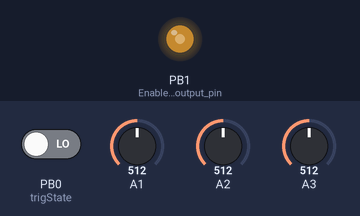
Bench run of a sketch on a simulated ATtiny85, built with avr-gcc and run on an emulated ATtiny85. Parts: output pins drawn as LEDs (lit = HIGH). The test bench sets the inputs (shaded band); at power-on: A1 = 512, A2 = 512, A3 = 512, PB0 (trigState) LOW.

Above: at 1.2 s.
1.3 s: A1 set to 716
4.3 s: A2 set to 530
7.3 s: A2 set to 557
At 8.1 s:
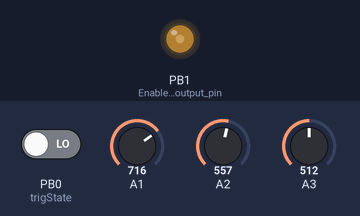
8.8 s: A3 set to 122
At 9.17 s:
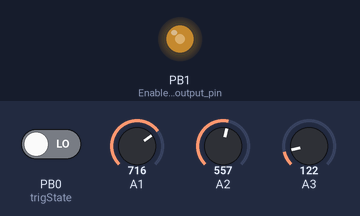
11.8 s: PB0 (trigState) driven HIGH
At 13.1 s:
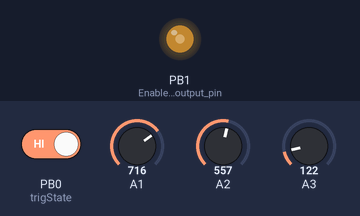
Timing chart, 0 to 14.3 s (numbered marks = the images above; inputs shaded):
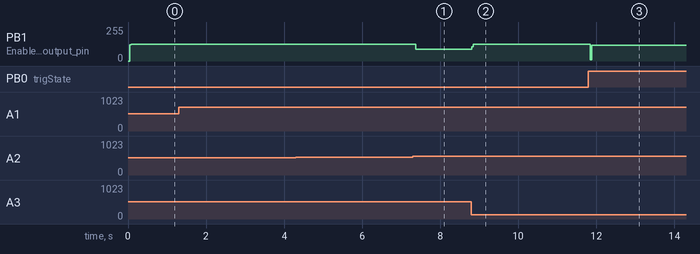

The sketch:

MSG_Phase_Distortion.ino
```cpp
/*

      Mini Søund Generatør
      Møffenzeef Mødular
        Røss Fish 2016
  http://moffenzeefmodular.com
         CC-BY-NC-SA

 Based on "Generating a tone using DDS"
      By: David Johnson-Davies
 http://www.technoblogy.com/show?QVN
          CC BY 4.0

*/

unsigned int Acc;
unsigned int Offset = 400;

int wave = 0;
int scale = 0;

int pot1Raw = 0;
int pitch = 0;

int pot2Raw = 0;
int fuckery = 0;

int pot3Raw = 0;
int bitShift = 0;

int trigState = 0;

void setup() {
  // Enable 64 MHz PLL and use as source for Timer1
  PLLCSR = 1<<PCKE | 1<<PLLE;

  // Set up Timer/Counter1 for PWM output
  TIMSK = 0;                     // Timer interrupts OFF
  TCCR1 = 1 << PWM1A | 2 << COM1A0 | 1 << CS10;

  pinMode(1, OUTPUT);            // Enable PWM output pin

  // Set up Timer/Counter0 for 20kHz interrupt to output samples.
  TCCR0A = 3 <<WGM00;             // Fast PWM
  TCCR0B = 1 <<WGM02 | 2<<CS00;   // 1/8 prescale
  TIMSK = 1 <<OCIE0A;             // Enable compare match, disable overflow
}

void loop() {

  trigState = digitalRead(0); // Read digital pin 0 as input
  pot1Raw = analogRead(A1); // Read Pin 1 as analog input
  pot2Raw = analogRead(A2); // Read pin 2 as analog input
  pot3Raw = analogRead(A3); // Read pin 3 as analog input

  fuckery = map(pot1Raw, 1, 1023, 1, 32);

  pitch = map(pot2Raw, 1, 1023, 255, 1);
  OCR0A = pitch;

  bitShift = map(pot3Raw, 1, 1023, 8, 1);


  }

ISR(TIMER0_COMPA_vect) {

  signed char Temp, Mask;
  Acc = Acc + Offset;

  if (trigState == HIGH)
  {
     Temp = Acc >> bitShift;
     Mask = Temp >> 7;
     wave = Temp ^ Mask; // tri
  }
  else
  {
     wave = Acc >> bitShift; // Saw
   //wave = (Acc >> 8) & 0x80; // Square
  }

  scale = (wave * fuckery);
  scale = max(scale, 0);
  scale = min(scale, 255);

  OCR1A = scale >> 1;
}
```

Measured:
- after the input at 7.3 s, PB1 (Enable_PWM_output_pin): 127/255 → 89/255 after 0.07 s
- after the input at 8.8 s, PB1 (Enable_PWM_output_pin): 89/255 → 127/255 at once
- after the input at 11.8 s, PB1 (Enable_PWM_output_pin): 127/255 → 119/255 at once
